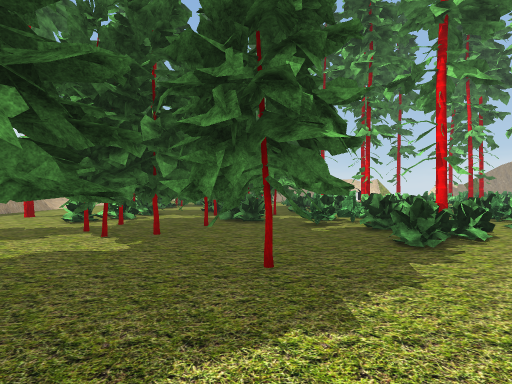
[1] (above)

24 first-person views from a walk through a scene from a Unity 3-D project. The camera is 1.4 m above the floor, looks level and sees 85° across. Doors are open. The floor is counted in squares, 2 m on a side. Each view is taken from the middle of a square. On the plan, view 1 faces up. The plan holds only what a view shows up to about 9 squares ahead; the rest is blank. The place goes on beyond the plan. The player character is not drawn. Some surface patterns are stand-ins.

[2]
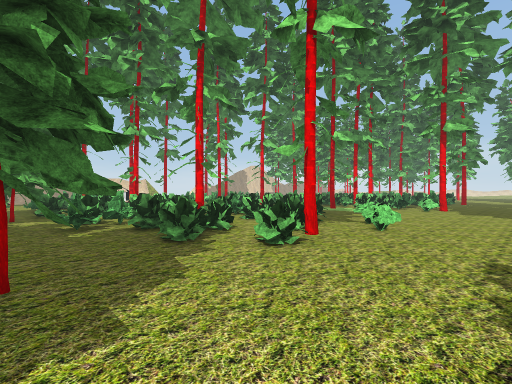

[3]
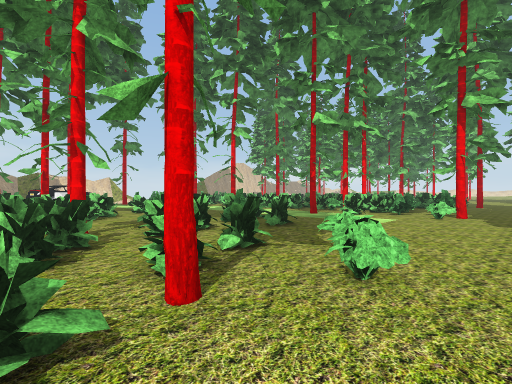

[4]
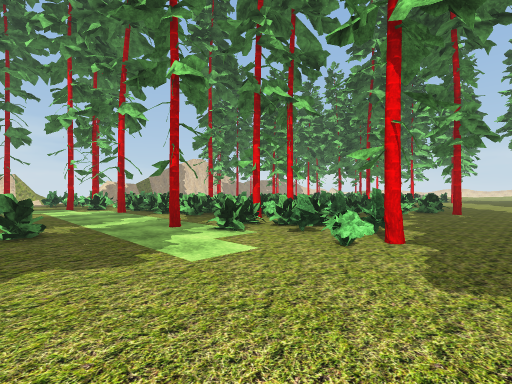

[5]
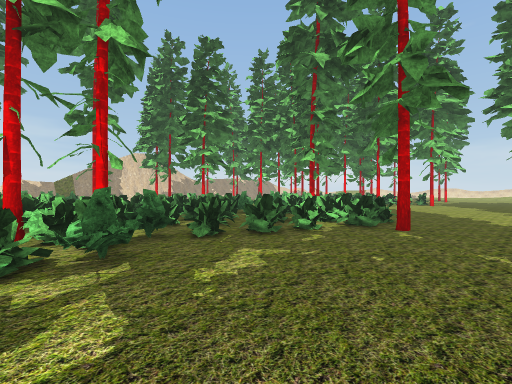

[6]
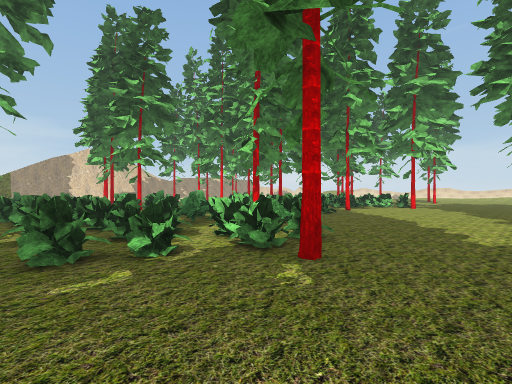

[7]
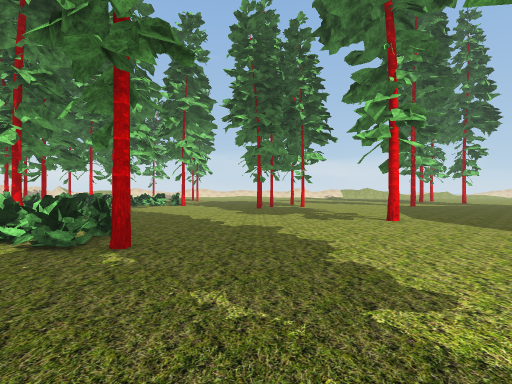

[8]
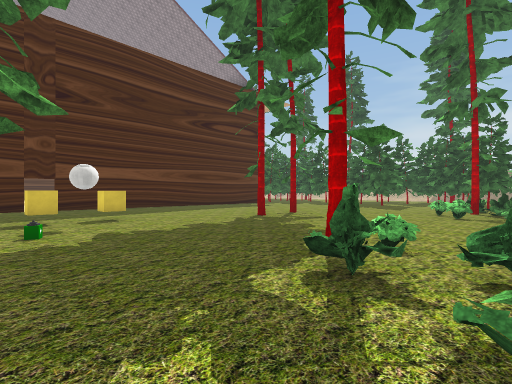

[9]
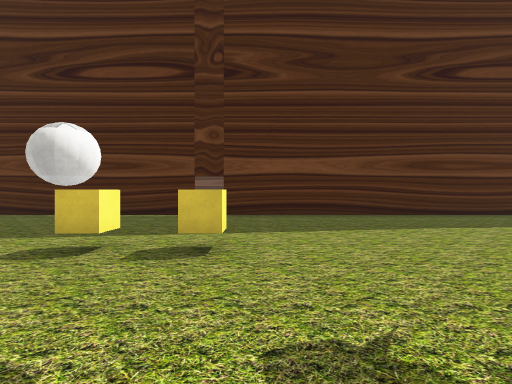

[10]
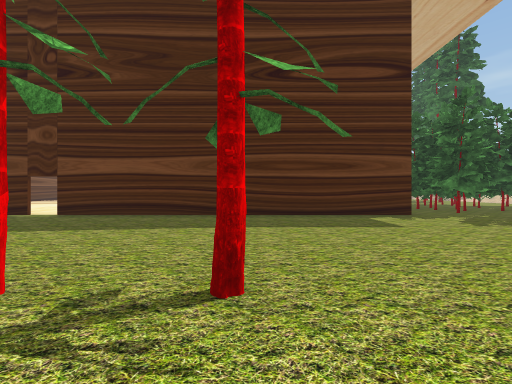

[11]
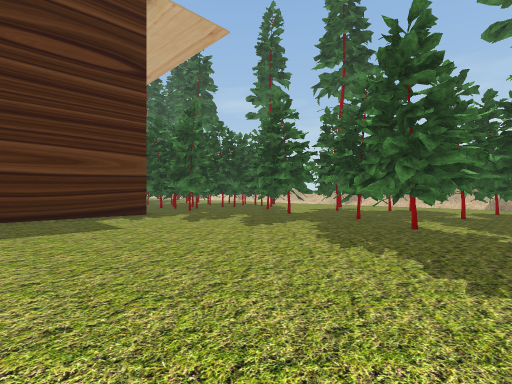

[12]
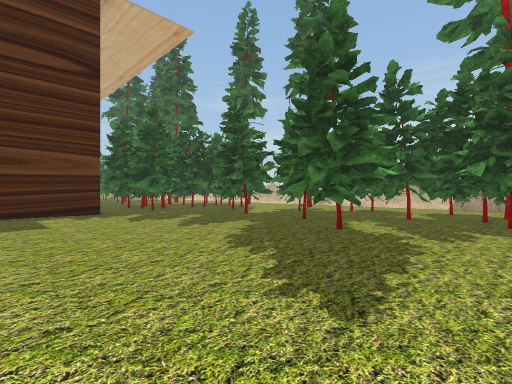

[13]
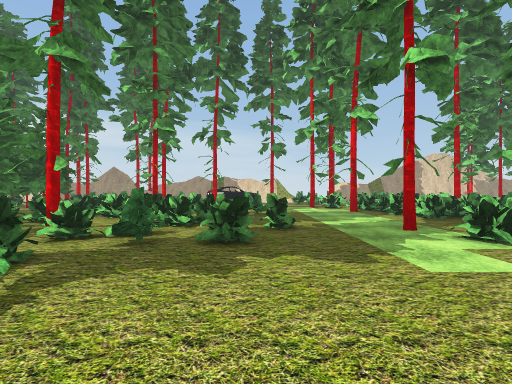

[14]
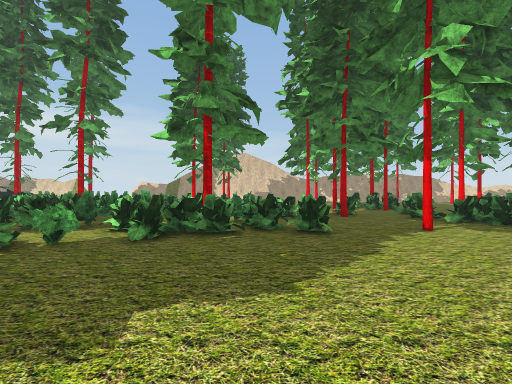

[15]
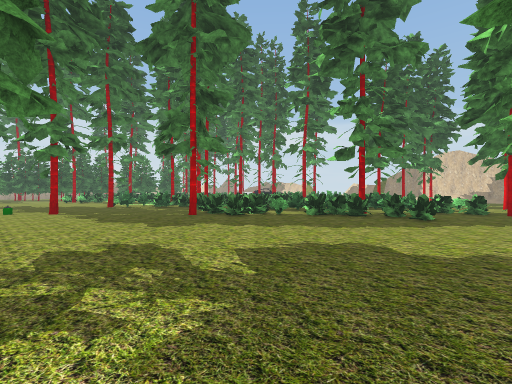

[16]
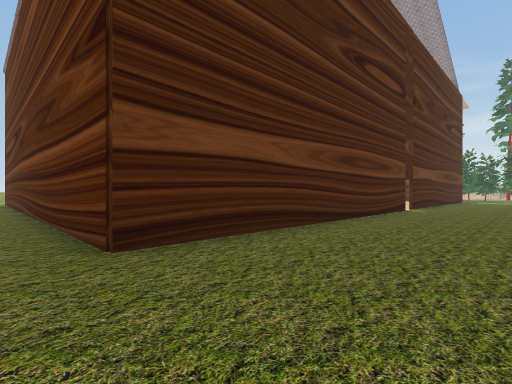

[17]
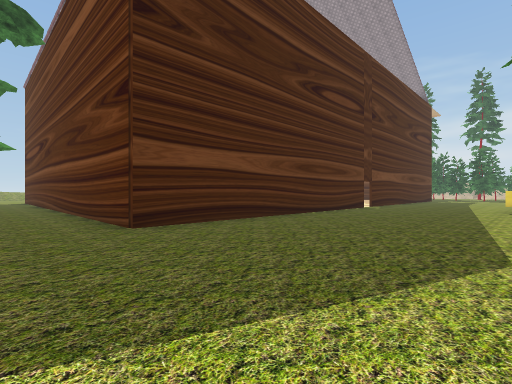

[18]
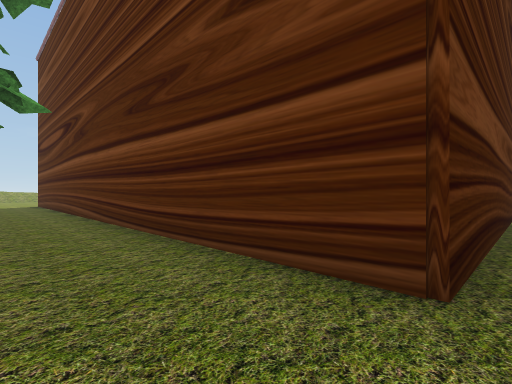

[19]
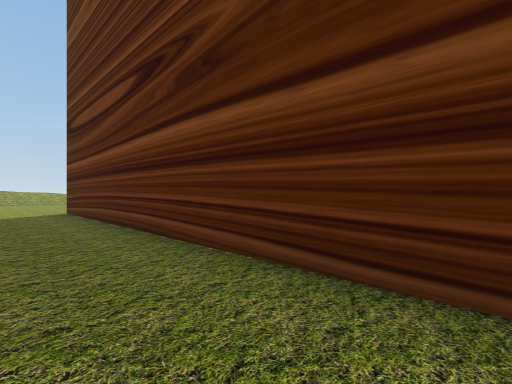

[20]
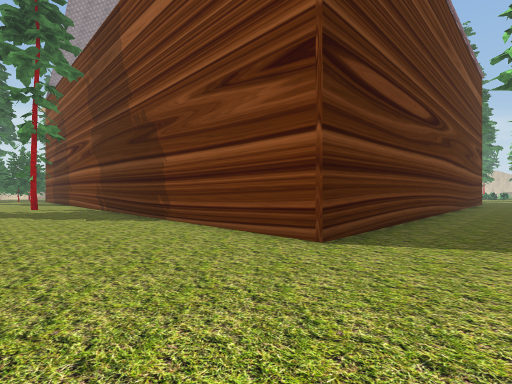

[21]
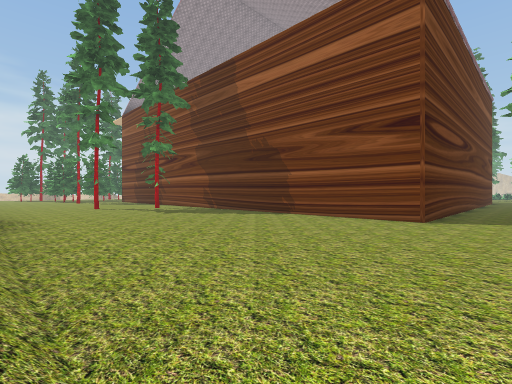

[22]
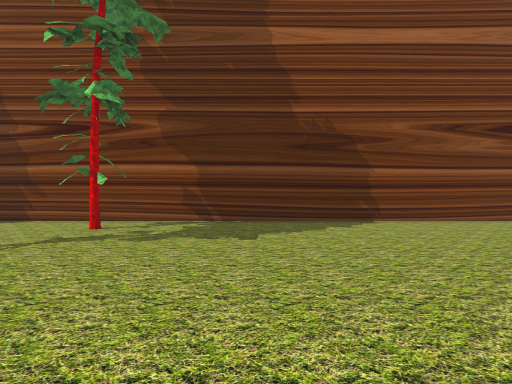

[23]
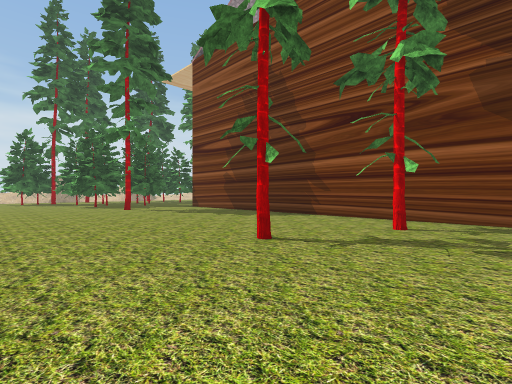

[24]
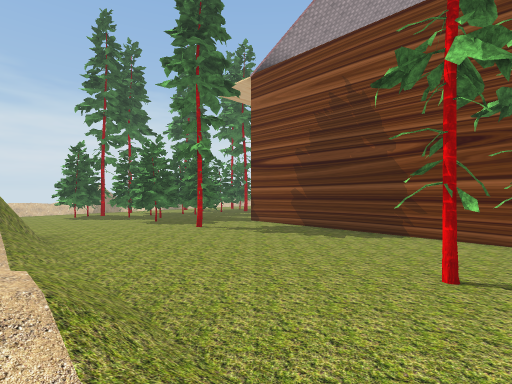

### Floor plan
Key: @ floor where view 1 was taken; # wall or solid block; . main floor; : floor 1.25 m higher than the main floor; / step, stairs or slope; D open door; v drop or lower ground; B bush; A ball; C cube; O other object.
Columns run from 3 left of view 1 to 26 right of it. Each row starts with its distance up from view 1.
  9     # OOO. O...BOBOOOO O  OBBO
  8    ##OB... .....BB...BBBOBB...
  7    # BBB.BBB....OOBBBB.OO#B...
  6     BBO#.BB...#BOB#.BBB.BBBB..
  5     .BBBBB.B..B.BBBB.BBBB.....
  4    # BB.B......BBB..B..B......
  3   ###.BB.B....BBB.....B.......
  2  ###....B.....................
  1 ##............................
  0 #..@..............#...........
 -1 #..##.........................
 -2 ##.##.....#.#....A. .....#....
 -3  ###............CC. ..........
 -4  ##...........................
 -5   #...........................
 -6   #...........................
 -7    ...........................
 -8    ...##########DD##########..
 -9    #####                   #..
-10                            #..
-11                            #..
-12                            #..
-13                            #..
-14                            #..
-15                            #..
-16                            #..
-17                            #..
-18                            #..
-19                            #..
-20                            #..
-21                            #..
-22                            #..
-23                            #..
-24                            #..
-25            #################..
-26           ....................
-27          .....................
-28         ......................
-29        .......#...............
-30       ........................
-31      .........................
-32      .............../.........
-33      v#////////    /  ////////
-34      ////// ///:

Where each view was taken, in squares from view 1:
view 1: 0 up, 0 right, facing up
view 2: 0 up, 0 right, facing up-right
view 3: 1 up, 3 right, facing up-right
view 4: 1 up, 8 right, facing up-right
view 5: 1 up, 13 right, facing up-right
view 6: 1 up, 16 right, facing up-right
view 7: 1 up, 15 right, facing right
view 8: 4 up, 15 right, facing down-left
view 9: 0 up, 12 right, facing down
view 10: 0 up, 7 right, facing down
view 11: 0 up, 6 right, facing down-left
view 12: 1 up, 5 right, facing down-left
view 13: 1 up, 8 right, facing up
view 14: 1 up, 23 right, facing up
view 15: 2 down, 26 right, facing up-left
view 16: 5 down, 25 right, facing down-left
view 17: 3 down, 26 right, facing down-left
view 18: 8 down, 26 right, facing down-left
view 19: 14 down, 26 right, facing down-left
view 20: 28 down, 26 right, facing up-left
view 21: 33 down, 26 right, facing up-left
view 22: 33 down, 16 right, facing up
view 23: 32 down, 14 right, facing up-left
view 24: 34 down, 12 right, facing up-left
